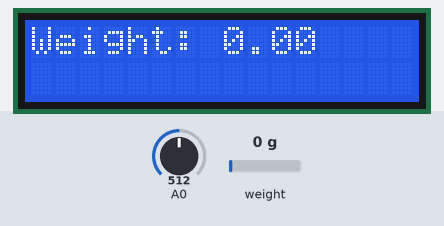
This sketch was run on a simulated Arduino Uno, built with avr-gcc and run on an emulated ATmega328P. On the bench: 16×2 character LCD. The test bench sets the inputs (shaded band); at power-on: A0 = 512, weight on the scale 0 g. What the sketch prints to the serial monitor is not drawn.

Above: at 3.4 s.
3.5 s: A0 set to 692
10.8 s: A0 set to 718
At 13.0 s:
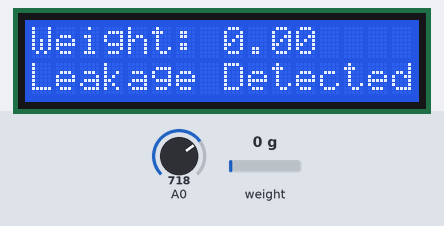
18.1 s: weight on the scale set to 100 g
At 19.3 s:
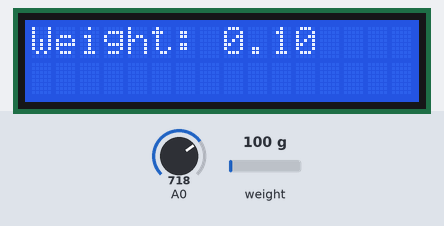
22.3 s: weight on the scale set to 1250 g
At 25.8 s:
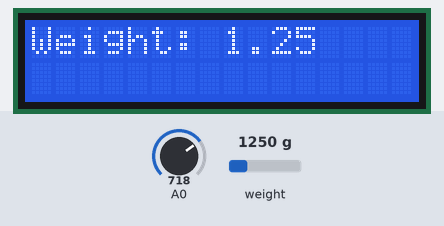
27.7 s: A0 set to 690
At 32.1 s:
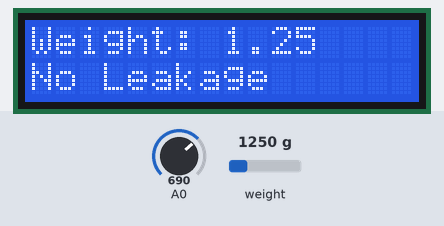
33.7 s: A0 set to 710
At 37.5 s:
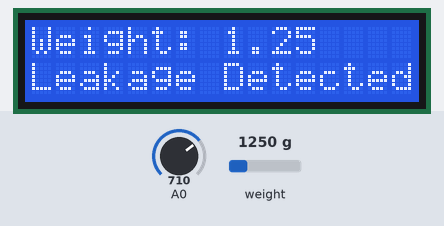
Timing chart, 0 to 39.0 s (numbered marks = the images above; inputs shaded):
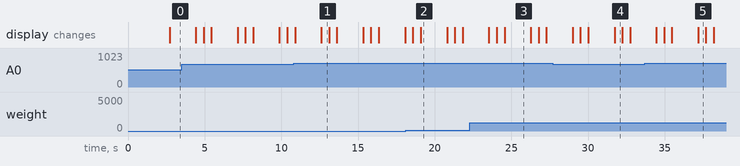

Measured:
- the behaviour switches between 700 and 701 on A0 (found by bisection; images 0 and 1)
- after the input at 10.8 s, the display: first differs from a run without the input after 1.8 s (image 1)
- after the input at 27.7 s, the display: first differs from a run without the input after 4.0 s (image 4)
- after the input at 33.7 s, the display: first differs from a run without the input after 3.5 s (image 5)
- what the display in image 1 shows lasts 0.5 s, from 12.6 s to 13.1 s
- what the display in image 2 shows lasts 1.7 s, from 19.1 s to 20.8 s

The sketch:

Loadcel_MQ6_Display.ino
```cpp
#include <Wire.h> // Library for I2C communication
#include <LiquidCrystal_I2C.h> // Library for LCD

#include "HX711.h"
#define DOUT  3
#define CLK  2
HX711 scale(DOUT, CLK);

float weight;
float calibration_factor = 129640; // for me this value works just perfect 419640 129640

// Wiring: SDA pin is connected to A4 and SCL pin to A5.
// Connect to LCD via I2C, default address 0x27 (A0-A2 not jumpered)
LiquidCrystal_I2C lcd = LiquidCrystal_I2C(0x27, 16, 2); // Change to (0x27,16,2) for 16x2 LCD.

void setup() {
   // initialize serial communication at 9600 bits per second:
  Serial.begin(9600);

  // Initiate the LCD:
  lcd.init();
  lcd.backlight();

   Serial.println("HX711 calibration sketch");
  Serial.println("Remove all weight from scale");
  Serial.println("After readings begin, place known weight on scale");
  Serial.println("Press + or a to increase calibration factor");
  Serial.println("Press - or z to decrease calibration factor");
  scale.set_scale();
  scale.tare(); //Reset the scale to 0
  long zero_factor = scale.read_average(); //Get a baseline reading

}

void loop() {

  scale.set_scale(calibration_factor); //Adjust to this calibration factor
  Serial.print("Reading: ");
  weight = scale.get_units(5);
  //Serial.print(scale.get_units(), 2);
 // Serial.print(" lbs"); //Change this to kg and re-adjust the calibration factor if you follow SI units like a sane person


 // Print  on the first line of the LCD:
  lcd.setCursor(0, 0); // Set the cursor on the first column and first row.
  lcd.print("Weight: "); // Print the string "
 lcd.setCursor(8,0);
  lcd.print(abs(weight));


  if(Serial.available())
  {
    char temp = Serial.read();
    if(temp == '+' || temp == 'a')
      calibration_factor += 10;
    else if(temp == '-' || temp == 'z')
      calibration_factor -= 10;
  }


 // read the input on analog pin 0:
  int sensorValue = analogRead(A0);
  delay(1000);
  // print out the value you read:
  Serial.print(sensorValue);
  Serial.print('\n');
  delay(700);


  if (sensorValue>700)
  {
    lcd.setCursor(0, 1); //Set the cursor on the third column and the second row (counting starts at 0!).
    lcd.print("Leakage Detected");
    delay(500);
  }
  else{
    lcd.setCursor(0, 1); //Set the cursor on the third column and the second row (counting starts at 0!).
  lcd.print("No Leakage");
  delay(500);
  }

lcd.clear();

}
```
